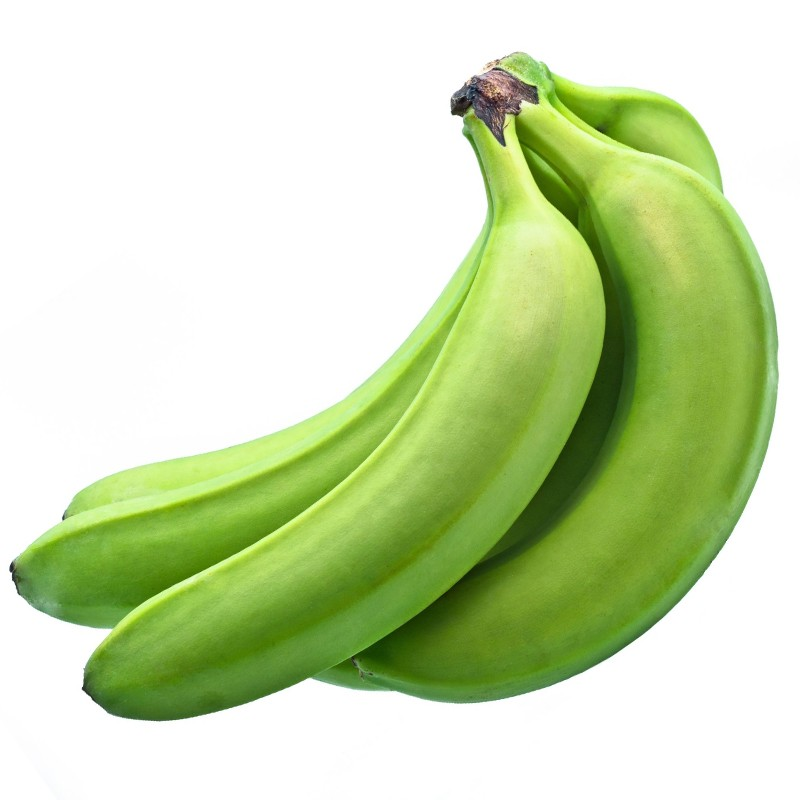
#> input picture images/banano_v2.jpg, 800 x 800 px
$ python bnacolores.py
#> lines starting #> are read from the running program, lines starting #| are printed output that depends on the picture; after the words box and inside, x2 and y2 are one past the last pixel; in counts of white or black regions, pixels touching at a corner belong together
import imutils
import numpy as np
import cv2

img = cv2.imread('images/banano_v2.jpg')
#> img is the input picture: shape (800, 800, 3); mean B, G, R 174, 219, 201.4
if img is None:
    print('Could not open or find the images')
    exit(0)


img = imutils.resize(img, width = 600)
#> img: shape (600, 600, 3)
hsv = cv2.cvtColor(img, cv2.COLOR_BGR2HSV)
#> hsv: shape (600, 600, 3); mean H, S, V 20.7, 70, 219.1

verde_bajos = np.array([49,50,50], dtype=np.uint8)
verde_altos = np.array([80, 255, 255], dtype=np.uint8)

#amarillo_bajos = np.array([16,76,72], dtype=np.uint8)
#amarillo_altos = np.array([30, 255, 210], dtype=np.uint8)

#Detectar los pixeles de la imagen que esten dentro del rango de verdes
mascara_verde = cv2.inRange(hsv, verde_bajos, verde_altos)
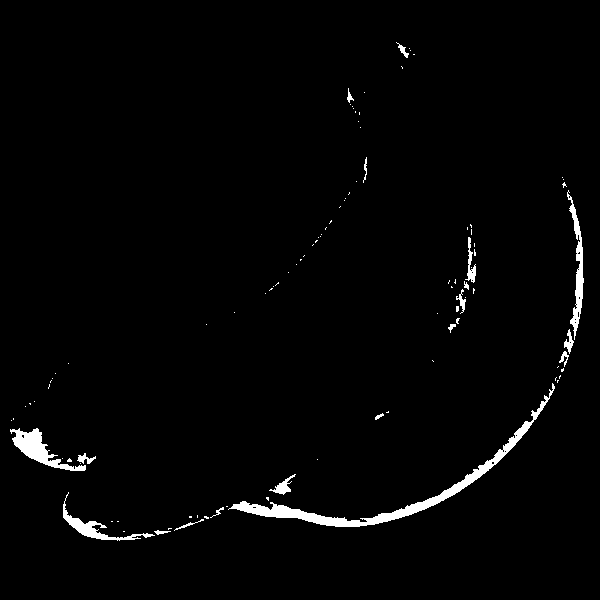
#> mascara_verde: shape (600, 600); 1.9% white; 100 white regions (81 under 20 px), largest, box (x1, y1, x2, y2) and area: (228, 383, 555, 527) 2953, (10, 428, 86, 471) 1048, (567, 190, 584, 340) 793

#Detectar los pixeles de la imagen que esten dentro del rango de amarillos
#mascara_amarillo = cv2.inRange(hsv, amarillo_bajos, amarillo_altos)

#Filtrar el ruido aplicando un OPEN seguido de un CLOSE
kernel = np.ones((6, 6), np.uint8)
mascara_verde = cv2.morphologyEx(mascara_verde, cv2.MORPH_CLOSE, kernel)
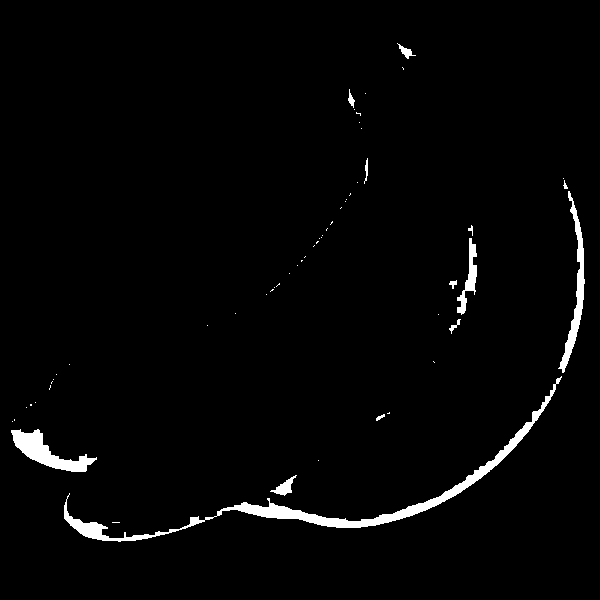
#> mascara_verde: shape (600, 600); 2.2% white; 57 white regions (44 under 20 px), largest, box (x1, y1, x2, y2) and area: (64, 376, 562, 542) 4172, (11, 429, 97, 472) 1387, (558, 191, 585, 373) 1153
mascara_verde = cv2.morphologyEx(mascara_verde, cv2.MORPH_OPEN, kernel)
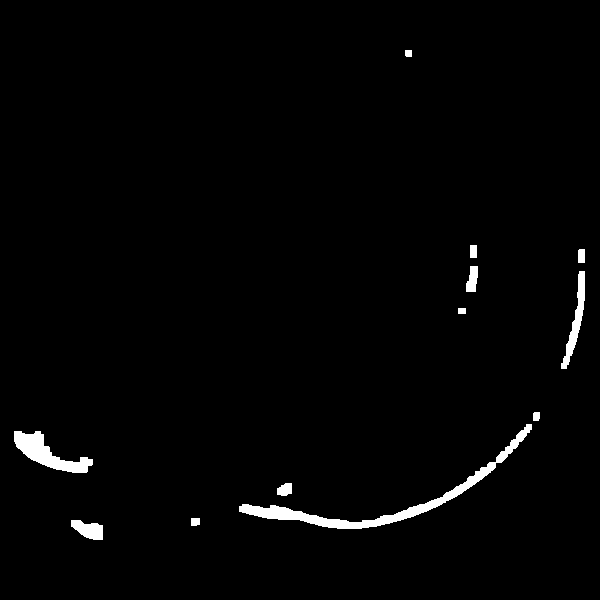
#> mascara_verde: shape (600, 600); 1.7% white; 12 white regions
# [6 lines of commented-out code are left out]
cnts = cv2.findContours(mascara_verde.copy(), cv2.RETR_LIST,cv2.CHAIN_APPROX_SIMPLE)[-2]
#> cnts = 12 contours; largest, box (x1, y1, x2, y2) and area: (239, 424, 532, 529) 2462, (14, 431, 93, 473) 1248, (561, 271, 585, 369) 623, (71, 520, 103, 540) 390, (466, 266, 478, 292) 200

cv2.drawContours(img, cnts, 0, (0, 0, 255), 2)
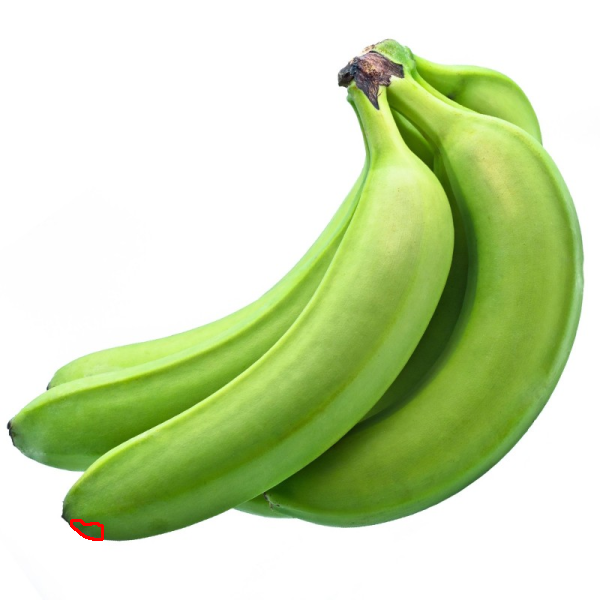
#> img: shape (600, 600, 3); mean B, G, R 173.9, 218.9, 201.6

#Mostrar la mascara final y la imagen
cv2.imshow('mascaras', mascara_verde)
cv2.imshow('Camara', img)
cv2.waitKey(0)
cv2.destroyAllWindows()
